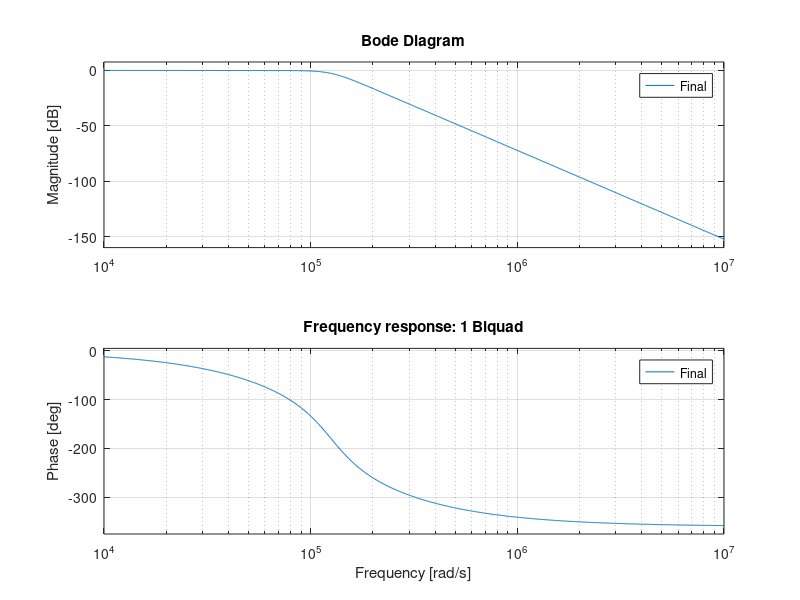

MATLAB code for this plot:
clc;
clear all;
close all;
format shorteng;


OmegaP = 20000 * 2 * pi;         %3db point
QP1 = .517638083;             %Quality factor
QP2 = 1.414213;
% QP2 = .7071068;
QP3 = 1.931851;

s = tf('s');

Numer1 = OmegaP^2;
Denom1 = s^2 + (OmegaP / QP1) * s + OmegaP^2;

Numer2 = OmegaP^2;
Denom2 = s^2 + (OmegaP / QP2) * s + OmegaP^2;

Numer3 = OmegaP^2;
Denom3 = s^2 + (OmegaP / QP3) * s + OmegaP^2;

Gv1 = Numer1 / Denom1;
Gv2 = Numer2 / Denom2;
Gv3 = Numer3 / Numer3;

Final = Gv1 * Gv2 * Gv3;

figure;
bode(Final);
title('Frequency response: 1 Biquad');

% subplot(3,1,2);
% bode(Bi2Response);
% title('Frequency response: 2 Biquads');
% 
% subplot(3,1,3);
% bode(Bi3Response);
% title('Frequency response: 3 Biquads');







